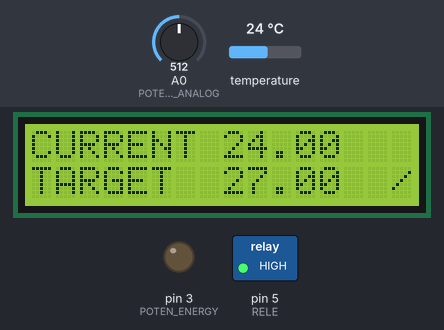
This sketch was run on a simulated Arduino Uno, built with avr-gcc and run on an emulated ATmega328P. Parts: 16×2 character LCD, switched loads named in the sketch (green lamp = pin HIGH), output pins drawn as LEDs (lit = HIGH). Inputs (shaded band) come from the test bench; at power-on: A0 (POTEN_IN_ANALOG) = 512, temperature 24 °C. What the sketch prints to the serial monitor is not drawn.

Above: at 1.3 s.
1.4 s: A0 (POTEN_IN_ANALOG) set to 185
At 4.7 s:
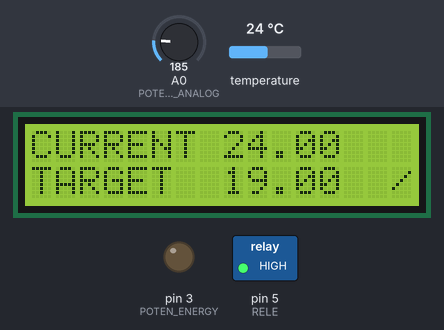
5.2 s: A0 (POTEN_IN_ANALOG) set to 151
At 7.6 s:
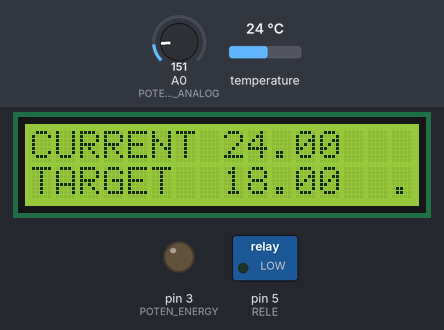
8.0 s: temperature set to 18.5 °C
At 10.6 s:
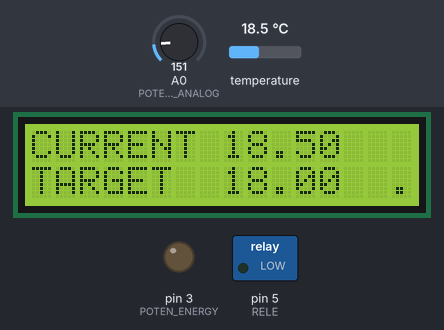
10.9 s: temperature set to 17.1 °C
At 13.4 s:
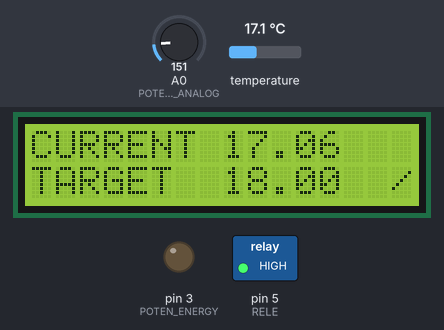
13.7 s: A0 (POTEN_IN_ANALOG) set to 122
At 15.4 s:
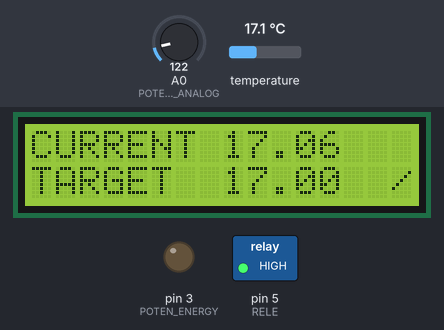
16.5 s: temperature set to 12 °C
At 18.4 s:
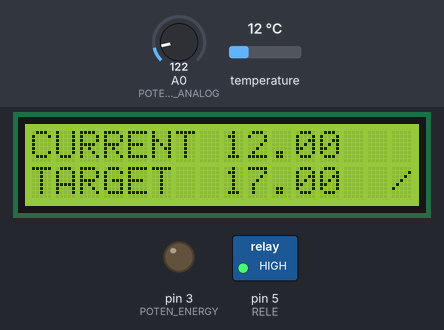
Timing chart, 0 to 19.9 s (numbered marks = the images above; inputs shaded):
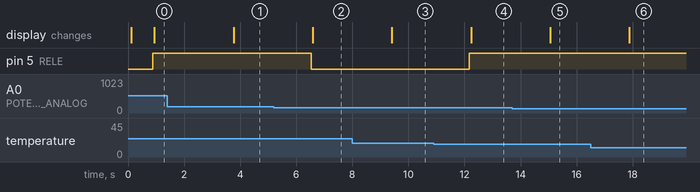

The sketch:

gel_gua.ino
```cpp
// Programa : Sensor de temperatura DS18B20
// Autor : FILIPEFLOP

#include <OneWire.h>
#include <DallasTemperature.h>
#include <LiquidCrystal_I2C.h>

// Porta do pino de sinal do DS18B20
#define ONE_WIRE_BUS 6

// Define uma instancia do oneWire para comunicacao com o sensor
OneWire oneWire(ONE_WIRE_BUS);

// Armazena temperaturas minima e maxima
float tempAlvo = 20;
float varianciaMAX = 5;
bool compressorATIVO = HIGH;

//Define a porta que fornecerá energia do potênciometro
#define POTEN_ENERGY 3

//Define a porta analogica de entrada do potênciometro
#define POTEN_IN_ANALOG A0

//Define a potencia maxima lida no potenciometro
#define MAX_POWER 850

//Define o pino de controle do relé
#define RELE 5

//Define o temporizador
#define SLEEP_TIME 2000

// Define a temperaturas maximas e  minimas globais

#define GLOBAL_MIN_TEMP 15

#define GLOBAL_MAX_TEMP 20

DallasTemperature sensors(&oneWire);
DeviceAddress sensor1;

// Inicializa o display no endereco 0x27
LiquidCrystal_I2C lcd(0x27,2,1,0,4,5,6,7,3, POSITIVE);


void setup(void)
{
  pinMode(POTEN_ENERGY, OUTPUT);
  pinMode(RELE, OUTPUT);
  pinMode(POTEN_IN_ANALOG, INPUT);
  Serial.begin(9600);
  sensors.begin();
  // Localiza e mostra enderecos dos sensores
  Serial.println("Localizando sensores DS18B20...");
  Serial.print("Foram encontrados ");
  Serial.print(sensors.getDeviceCount(), DEC);
  Serial.println(" sensores.");
  if (!sensors.getAddress(sensor1, 0))
     Serial.println("Sensores nao encontrados !");
  // Mostra o endereco do sensor encontrado no barramento
  Serial.print("Endereco sensor: ");
  mostra_endereco_sensor(sensor1);
  Serial.println();
  Serial.println();
  lcd.begin(16, 2);
  lcd.setBacklight(HIGH);
}

void mostra_endereco_sensor(DeviceAddress deviceAddress)
{
  for (uint8_t i = 0; i < 8; i++)
  {
    // Adiciona zeros se necessário
    if (deviceAddress[i] < 16) Serial.print("0");
    Serial.print(deviceAddress[i], HEX);
  }
}

void loop()
{

  // Le a informacao do sensor
  sensors.requestTemperatures();
  float tempC = sensors.getTempC(sensor1);

  // Pega a temparatura alvo pelo potenciomatro
  tempAlvo = GLOBAL_MAX_TEMP * analogRead(POTEN_IN_ANALOG)/MAX_POWER + GLOBAL_MIN_TEMP;


  // Compara a temperatura do sensor com a temperatura alvo e os estados do comprassor
  if (tempC > (tempAlvo+varianciaMAX)){
      compressorATIVO = LOW;

    }

   if(tempC < tempAlvo){
      compressorATIVO = HIGH;
    }

  digitalWrite(RELE,compressorATIVO);

  lcd.setBacklight(HIGH);
  lcd.setCursor(0,0);
  lcd.print("               ");
  lcd.setCursor(0,0);
  lcd.print("CURRENT ");
  lcd.setCursor(8,0);
  lcd.print(tempC);
  lcd.setCursor(0,1);
  lcd.print("               ");
  lcd.setCursor(0,1);
  lcd.print("TARGET");
  lcd.setCursor(8,1);
  lcd.print(tempAlvo);
  lcd.setCursor(15,1);
  if(compressorATIVO == HIGH){

      lcd.print("/");
    }
  lcd.print(".");

  Serial.print(analogRead(POTEN_IN_ANALOG));
  Serial.println();
  delay(SLEEP_TIME);
}
```

Measured:
- the behaviour switches between 170 and 169 on A0 (POTEN_IN_ANALOG) (found by bisection; images 1 and 2)
- the behaviour switches between 18 and 17.9 °C on temperature (found by bisection; images 3 and 4)
- after the input at 1.4 s, the display: changes after 2.4 s (image 1)
- after the input at 5.2 s, pin 5 (RELE): HIGH → LOW after 1.3 s; the display: changes after 1.4 s (image 2)
- after the input at 8.0 s, the display: changes after 1.4 s (image 3)
- after the input at 10.9 s, pin 5 (RELE): LOW → HIGH after 1.3 s; the display: changes after 1.3 s (image 4)
- after the input at 13.7 s, the display: changes after 1.4 s (image 5)
- after the input at 16.5 s, the display: changes after 1.4 s (image 6)
